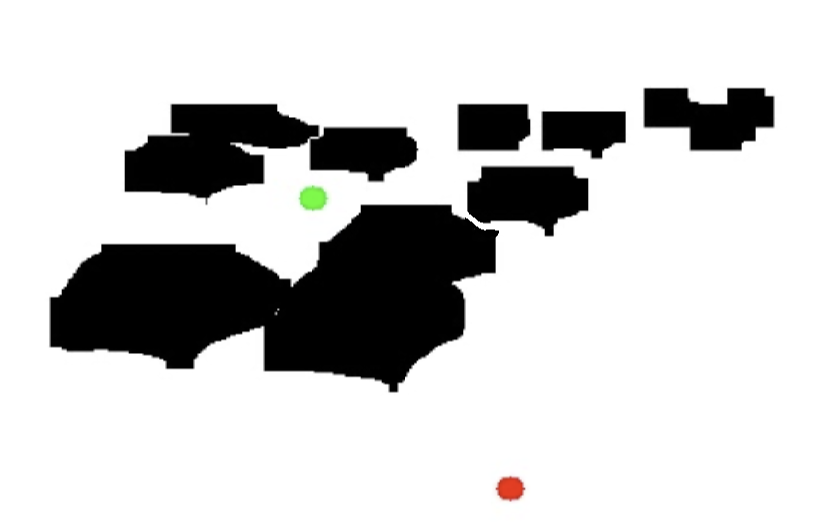
#> input picture tests/Screenshot 2025-12-18 at 15.30.54.png, 1634 x 1058 px, found by its file name (shown at 1/2 size)
$ python calc_rrt.py
#> lines starting #> are read from the running program, lines starting #| are printed output that depends on the picture; after the words box and inside, x2 and y2 are one past the last pixel; in counts of white or black regions, pixels touching at a corner belong together
### components/RRTStar_New.py
import math
import random
import cv2
import numpy as np
import logging

# Get logger from main module
logger = logging.getLogger(__name__)


class Node:
    def __init__(self, x, y):
        self.x = x
        self.y = y
        self.parent = None
        self.cost = 0.0


def calculate_distance(point1, point2):
    """Calculate Euclidean distance between two points"""
    return math.sqrt((point1.x - point2.x) ** 2 + (point1.y - point2.y) ** 2)


def calculate_new_point(nearest_node, random_point, delta, img_width, img_height):
    """Calculate a new point in the direction of random_point from nearest_node"""
    new_point = Node(nearest_node.x, nearest_node.y)

    angle = math.atan2(random_point.y - nearest_node.y, random_point.x - nearest_node.x)

    new_point.x += int(delta * math.cos(angle))
    new_point.y += int(delta * math.sin(angle))

    # Ensure the new point is within the image bounds
    new_point.x = max(0, min(img_width - 1, new_point.x))
    new_point.y = max(0, min(img_height - 1, new_point.y))

    return new_point


def is_collision_free(node1, node2, img):
    """Check if the path between two nodes is collision-free"""
    x1, y1 = node1.x, node1.y
    x2, y2 = node2.x, node2.y

    # Use Bresenham's line algorithm to check all points along the line
    dx = abs(x2 - x1)
    dy = abs(y2 - y1)
    sx = 1 if x1 < x2 else -1
    sy = 1 if y1 < y2 else -1
    err = dx - dy

    while True:
        # Check if current point is in obstacle (black pixel = 0)
        if img[y1, x1] == 0:
            return False

        if x1 == x2 and y1 == y2:
            break

        e2 = 2 * err
        if e2 > -dy:
            err -= dy
            x1 += sx
        if e2 < dx:
            err += dx
            y1 += sy

    return True


# [162 lines left out: functions rrt_star, draw_path_on_image, find_rrt_path, not called in this run]


# Example usage for testing
# [26 lines that do not run on import are left out]

### tests/calc_rrt.py
import numpy as np
import matplotlib
matplotlib.use('Agg')  # Use non-interactive backend
import matplotlib.pyplot as plt
import cv2
import os
import sys

# Add parent directory to path to import RRTStar_New
sys.path.append(os.path.dirname(os.path.dirname(os.path.abspath(__file__))))
from components.RRTStar_New import draw_path_on_image, Node, calculate_distance, calculate_new_point, is_collision_free
import random
import time

def find_colored_points(img):
    """
    Find red and green points in the image
    Returns: (red_point, green_point) as (x, y) tuples
    """
    # Convert to HSV for better color detection
    hsv = cv2.cvtColor(img, cv2.COLOR_BGR2HSV)

    # Red color range (red wraps around in HSV)
    lower_red1 = np.array([0, 100, 100])
    upper_red1 = np.array([10, 255, 255])
    lower_red2 = np.array([160, 100, 100])
    upper_red2 = np.array([180, 255, 255])

    mask_red1 = cv2.inRange(hsv, lower_red1, upper_red1)
    mask_red2 = cv2.inRange(hsv, lower_red2, upper_red2)
    mask_red = mask_red1 | mask_red2

    # Green color range
    lower_green = np.array([40, 100, 100])
    upper_green = np.array([80, 255, 255])
    mask_green = cv2.inRange(hsv, lower_green, upper_green)

    # Find centers of red and green regions
    red_coords = np.where(mask_red > 0)
    green_coords = np.where(mask_green > 0)

    red_point = None
    green_point = None

    if len(red_coords[0]) > 0:
        red_y = int(np.mean(red_coords[0]))
        red_x = int(np.mean(red_coords[1]))
        red_point = (red_x, red_y)

    if len(green_coords[0]) > 0:
        green_y = int(np.mean(green_coords[0]))
        green_x = int(np.mean(green_coords[1]))
        green_point = (green_x, green_y)

    return red_point, green_point

def create_binary_image(img, red_point, green_point):
    """
    Convert image to binary (white=free space, black=obstacles)
    Make sure colored dots and their surroundings are in free space
    """
    # Convert to grayscale
    gray = cv2.cvtColor(img, cv2.COLOR_BGR2GRAY)

    # Threshold to get binary image
    _, binary = cv2.threshold(gray, 127, 255, cv2.THRESH_BINARY)

    # Make sure start and goal points are in free space by drawing white circles
    # Increase clearance for dense obstacle maps
    if red_point is not None:
        cv2.circle(binary, red_point, 30, 255, -1)
    if green_point is not None:
        cv2.circle(binary, green_point, 30, 255, -1)

    return binary

# [21 lines left out: function capture_snapshot, not called in this run]

def rrt_star_progressive(start, goal, img, max_iter, snapshot_iters, delta=15, radius=30):
    """
    RRT* that captures snapshots at specific iterations

    Args:
        start: Starting node
        goal: Goal node
        img: Binary image (255=free space, 0=obstacle)
        max_iter: Maximum iterations (should be max of snapshot_iters)
        snapshot_iters: List of iteration counts to capture snapshots
        delta: Step size for extending tree
        radius: Radius for rewiring nodes

    Returns:
        Tuple of (snapshots dictionary with paths, snapshot_times dictionary)
    """
    start_time = time.time()

    img_height, img_width = img.shape
    nodes = [start]
    goal_threshold = delta * 2

    snapshots = {}
    snapshot_times = {}
    snapshot_iters_list = sorted(list(snapshot_iters))
    print(f"Will capture snapshots at: {snapshot_iters_list}")

    nodes_added = 0  # Track successful node additions

    for iteration in range(max_iter):
        # Bias towards goal 10% of the time
        if random.random() < 0.1:
            random_point = Node(goal.x, goal.y)
        else:
            random_point = Node(random.randint(0, img_width - 1), random.randint(0, img_height - 1))

        # Find nearest node
        nearest_node = min(nodes, key=lambda n: calculate_distance(n, random_point))

        # Calculate new point
        new_point = calculate_new_point(nearest_node, random_point, delta, img_width, img_height)

        # Skip if new point is in obstacle
        if img[new_point.y, new_point.x] == 0:
            # Still check for snapshot
            current_iter = iteration + 1
            if current_iter in snapshot_iters and current_iter not in snapshots:
                elapsed = time.time() - start_time
                path, snap_time = capture_snapshot(nodes, goal, current_iter, elapsed)
                snapshots[current_iter] = path
                snapshot_times[current_iter] = snap_time
            continue

        # Skip if path to new point is not collision-free
        if not is_collision_free(nearest_node, new_point, img):
            # Still check for snapshot
            current_iter = iteration + 1
            if current_iter in snapshot_iters and current_iter not in snapshots:
                elapsed = time.time() - start_time
                path, snap_time = capture_snapshot(nodes, goal, current_iter, elapsed)
                snapshots[current_iter] = path
                snapshot_times[current_iter] = snap_time
            continue

        # Find nearby nodes for optimal parent selection
        near_nodes = [node for node in nodes if calculate_distance(node, new_point) <= radius]

        # Choose best parent (minimum cost)
        min_cost_node = nearest_node
        min_cost = nearest_node.cost + calculate_distance(nearest_node, new_point)

        for node in near_nodes:
            if is_collision_free(node, new_point, img):
                cost = node.cost + calculate_distance(node, new_point)
                if cost < min_cost:
                    min_cost_node = node
                    min_cost = cost

        new_point.parent = min_cost_node
        new_point.cost = min_cost
        nodes.append(new_point)
        nodes_added += 1

        # Rewire nearby nodes
        for node in near_nodes:
            if node == new_point:
                continue
            if is_collision_free(new_point, node, img):
                cost = new_point.cost + calculate_distance(node, new_point)
                if cost < node.cost:
                    node.parent = new_point
                    node.cost = cost

        # Check if we've reached the goal
        if calculate_distance(new_point, goal) < goal_threshold:
            if goal not in nodes:
                goal.parent = new_point
                goal.cost = new_point.cost + calculate_distance(new_point, goal)
                nodes.append(goal)

        # Capture snapshot at specified iterations
        current_iter = iteration + 1
        if current_iter in snapshot_iters and current_iter not in snapshots:
            elapsed = time.time() - start_time
            path, snap_time = capture_snapshot(nodes, goal, current_iter, elapsed)
            snapshots[current_iter] = path
            snapshot_times[current_iter] = snap_time

    # Ensure all requested snapshots were captured
    for snap_iter in snapshot_iters:
        if snap_iter not in snapshots:
            print(f"  Warning: Snapshot at iteration {snap_iter} was not captured")

    total_time = time.time() - start_time

    print(f"Completed all {max_iter} iterations. Total nodes: {len(nodes)} (added: {nodes_added})")
    print(f"Snapshots captured at: {sorted(snapshots.keys())}")
    print(f"Total execution time: {total_time:.2f} seconds")
    return snapshots, snapshot_times

# [249 lines left out: functions run_rrt_with_iterations, compare_delta_values, not called in this run]

def compare_radius_values(img_path, radius_values, fixed_iterations=1500, fixed_delta=40):
    """
    Compare RRT* performance with different radius (rewiring neighborhood) values

    Args:
        img_path: Path to the input image
        radius_values: List of radius values to test
        fixed_iterations: Fixed number of iterations for all runs
        fixed_delta: Fixed delta (step size) for all runs
    """
    # Load image
    img = cv2.imread(img_path)
    if img is None:
        print(f"Error: Could not load image from {img_path}")
        return

    print(f"Image loaded: {img.shape}")

    # Find colored points
    red_point, green_point = find_colored_points(img)

    if red_point is None or green_point is None:
        print("Error: Could not find red or green points in the image")
        print(f"Red point: {red_point}, Green point: {green_point}")
        return

    print(f"Start (red): {red_point}")
    print(f"Goal (green): {green_point}")

    # Create binary image for path planning
    binary_img = create_binary_image(img, red_point, green_point)

    print(f"\nBinary image stats:")
    print(f"  - Free space pixels (255): {np.sum(binary_img == 255)}")
    print(f"  - Obstacle pixels (0): {np.sum(binary_img == 0)}")

    # Create nodes
    start = Node(red_point[0], red_point[1])
    goal = Node(green_point[0], green_point[1])

    # Store results for each radius
    results = {}

    # Create figure with subplots - adjust grid based on number of radius values
    num_radius = len(radius_values)
    if num_radius <= 4:
        rows, cols = 2, 2
        figsize = (20, 16)
    elif num_radius <= 6:
        rows, cols = 2, 3
        figsize = (24, 12)
    else:
        rows = (num_radius + 2) // 3
        cols = 3
        figsize = (24, 8 * rows)

    fig, axes = plt.subplots(rows, cols, figsize=figsize)
    fig.suptitle(f'RRT* Path Planning - Radius Comparison ({fixed_iterations} iterations, delta={fixed_delta})',
                 fontsize=24, fontweight='bold')

    # Flatten axes for easier iteration
    axes = axes.flatten()

    # Run RRT* for each radius value
    for idx, radius in enumerate(radius_values):
        print(f"\n--- Running RRT* with radius={radius}, delta={fixed_delta}, iterations={fixed_iterations} ---")

        # Set random seed for consistency
        random.seed(42)

        # Run RRT* with this radius value
        snapshots, snapshot_times = rrt_star_progressive(
            start, goal, binary_img,
            fixed_iterations,
            {fixed_iterations},  # Only one snapshot at the end
            delta=fixed_delta,
            radius=radius
        )

        # Get the path and time
        path = snapshots.get(fixed_iterations, None)
        exec_time = snapshot_times.get(fixed_iterations, 0)

        results[radius] = {
            'path': path,
            'time': exec_time,
            'points': len(path) if path else 0
        }

        # Create visualization image
        vis_img = img.copy()

        if path and len(path) > 1:
            print(f"Path found with {len(path)} points in {exec_time:.2f}s")
            # Draw path in purple
            vis_img = draw_path_on_image(vis_img, path, path_color=(255, 0, 255), thickness=3)
        else:
            print("No path found")

        # Draw start and goal points
        cv2.circle(vis_img, red_point, 8, (0, 0, 255), -1)  # Red start
        cv2.circle(vis_img, green_point, 8, (0, 255, 0), -1)  # Green goal

        # Convert BGR to RGB for matplotlib
        vis_img_rgb = cv2.cvtColor(vis_img, cv2.COLOR_BGR2RGB)

        # Display in subplot
        axes[idx].imshow(vis_img_rgb)
        axes[idx].set_title(f'Radius: {radius} ({exec_time:.2f}s)', fontsize=22, fontweight='bold')
        axes[idx].axis('off')

        # Add legend
        if path and len(path) > 1:
            axes[idx].text(10, 50, f'Path length: {len(path)} points',
                          bbox=dict(boxstyle='round', facecolor='white', alpha=0.8),
                          fontsize=16)

    # Hide any unused subplots
    for idx in range(len(radius_values), len(axes)):
        axes[idx].axis('off')

    plt.tight_layout()

    # Save the result
    output_path = os.path.join(os.path.dirname(img_path), 'rrt_radius_comparison.png')
    plt.savefig(output_path, dpi=150, bbox_inches='tight')
    print(f"\n✓ Results saved to: {output_path}")
    plt.close()

    # Print summary
    print("\n" + "=" * 60)
    print("SUMMARY - Radius Comparison")
    print("=" * 60)
    for radius in radius_values:
        res = results[radius]
        print(f"Radius {radius:3d}: {res['points']:3d} points, {res['time']:6.2f}s")

def main():
    # Set random seed for consistent results
    random.seed(42)

    # Path to the test image
    img_path = "/Users/nathan/Documents/Semester6/Project_drone/Drone-Human-Guiding/tests/Screenshot 2025-12-18 at 15.30.54.png"

    # Choose which comparison to run
    print("=" * 60)
    print("RRT* Path Planning Comparison")
    print("=" * 60)

    # Option 1: Compare different delta values (step sizes)
    # delta_values = [5, 15, 30, 60, 100, 150]
    # compare_delta_values(img_path, delta_values, fixed_iterations=1500)

    # Option 2: Compare different radius values (rewiring neighborhood)
    radius_values = [10, 30, 60, 100, 150, 200]
    compare_radius_values(img_path, radius_values, fixed_iterations=1500, fixed_delta=40)
#> in compare_radius_values, img is the input picture: shape (1058, 1634, 3); mean B, G, R 204.7, 205, 205
#| Image loaded: (1058, 1634, 3)
#> in find_colored_points, `hsv = cv2.cvtColor(img, cv2.COLOR_BGR2HSV)`: hsv: shape (1058, 1634, 3); mean H, S, V 1, 0.5, 205.1
#> in find_colored_points, `mask_red1 = cv2.inRange(hsv, lower_red1, upper_red1)`:
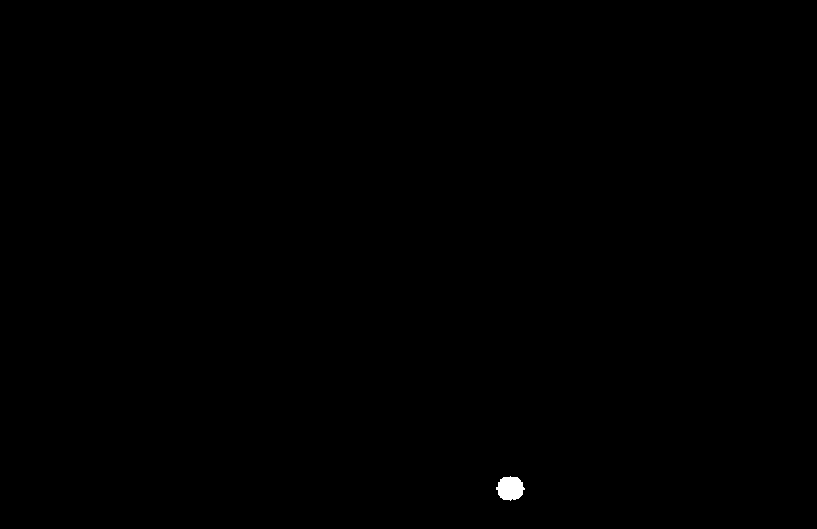
#> mask_red1: shape (1058, 1634) (shown at 1/2 size); 0.11% white; 1 white region, box (x1, y1, x2, y2) and area: (992, 953, 1050, 1001) 1984
#> in find_colored_points, `mask_red2 = cv2.inRange(hsv, lower_red2, upper_red2)`: mask_red2: shape (1058, 1634); 0% white in thin lines or dots, all inside (x1, y1, x2, y2) = (1024, 997, 1026, 999)
#> in find_colored_points, `mask_red = mask_red1 | mask_red2`: mask_red: shape (1058, 1634); 0.11% white; 1 white region, box (x1, y1, x2, y2) and area: (992, 953, 1050, 1001) 1988
#> in find_colored_points, `mask_green = cv2.inRange(hsv, lower_green, upper_green)`:
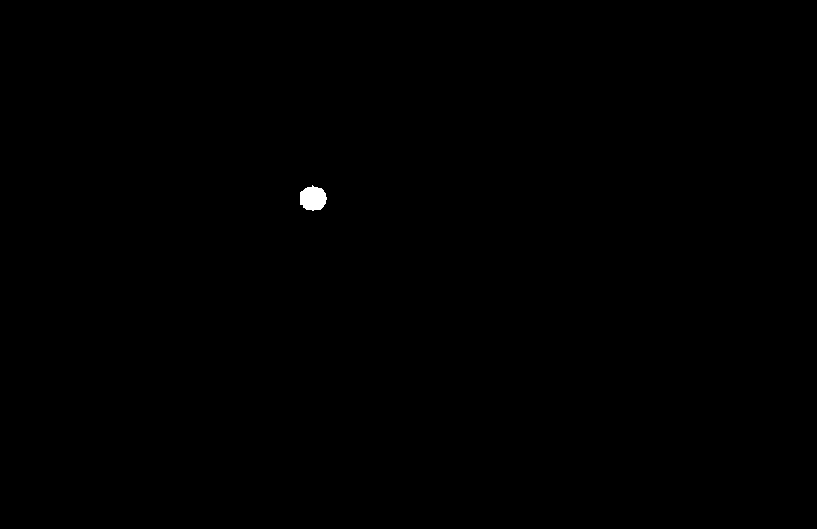
#> mask_green: shape (1058, 1634) (shown at 1/2 size); 0.12% white; 1 white region, box (x1, y1, x2, y2) and area: (600, 371, 654, 421) 2008
#> in find_colored_points, `red_coords = np.where(mask_red > 0)`: red_coords = 1988 positions, rows 953 to 1000, columns 992 to 1049
#> in find_colored_points, `green_coords = np.where(mask_green > 0)`: green_coords = 2008 positions, rows 371 to 420, columns 600 to 653
#> in find_colored_points, `red_y = int(np.mean(red_coords[0]))`: red_y = 976
#> in find_colored_points, `red_x = int(np.mean(red_coords[1]))`: red_x = 1020
#> in find_colored_points, `red_point = (red_x, red_y)`: red_point = (1020, 976)
#> in find_colored_points, `green_y = int(np.mean(green_coords[0]))`: green_y = 396
#> in find_colored_points, `green_x = int(np.mean(green_coords[1]))`: green_x = 625
#> in find_colored_points, `green_point = (green_x, green_y)`: green_point = (625, 396)
#> in compare_radius_values, `red_point, green_point = find_colored_points(img)`: red_point = (1020, 976); green_point = (625, 396)
#| Start (red): (1020, 976)
#| Goal (green): (625, 396)
#> in create_binary_image, `_, binary = cv2.threshold(gray, 127, 255, cv2.THRESH_BINARY)`:
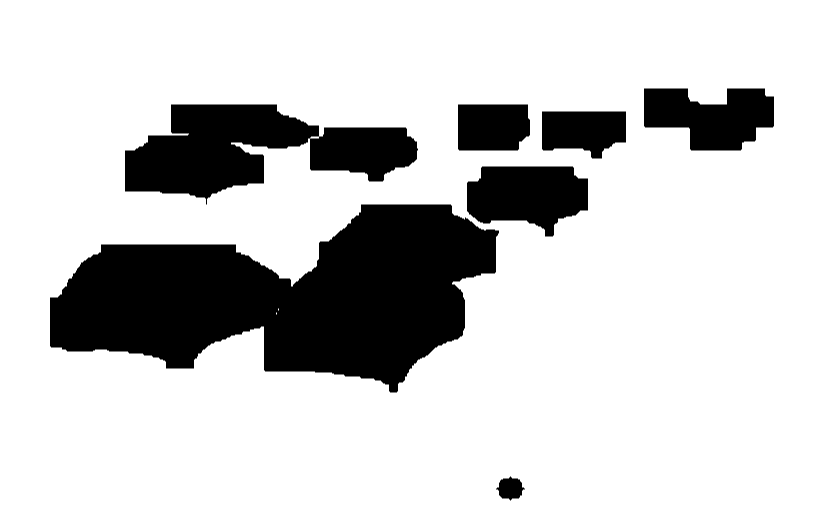
#> binary: shape (1058, 1634) (shown at 1/2 size); 80.4% white; 7 black regions, largest, box (x1, y1, x2, y2) and area: (100, 409, 998, 785) 199940, (250, 209, 836, 409) 64504, (934, 333, 1176, 473) 24884
#> in create_binary_image, `cv2.circle(binary, red_point, 30, 255, -1)`:
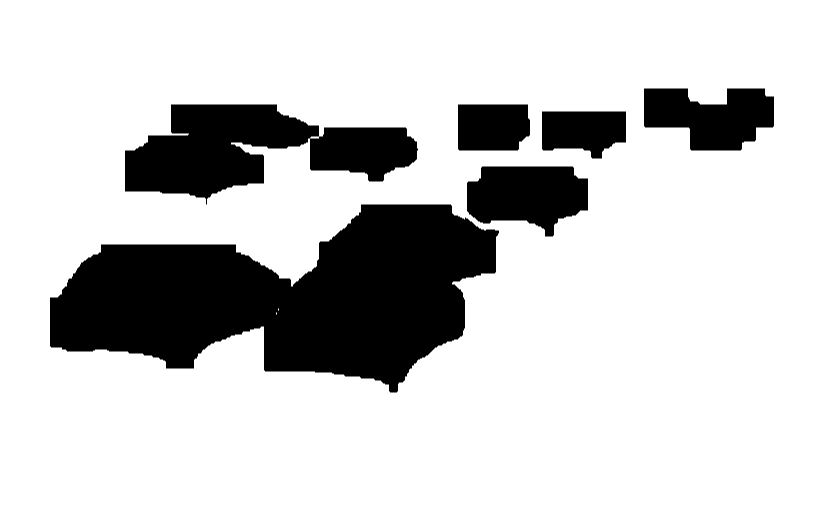
#> binary: shape (1058, 1634) (shown at 1/2 size); 80.5% white; 6 black regions, box (x1, y1, x2, y2) and area: (100, 409, 998, 785) 199940, (250, 209, 836, 409) 64504, (934, 333, 1176, 473) 24884, (1288, 177, 1548, 301) 23216, (1084, 223, 1252, 317) 12700, (916, 209, 1060, 301) 12604
#|   - Free space pixels (255): 1390924
#|   - Obstacle pixels (0): 337848

    # Option 3: Compare different iteration counts (commented out)
    # iterations_list = [50, 100, 500, 1000, 1500, 10000]
    # run_rrt_with_iterations(img_path, iterations_list)

if __name__ == "__main__":
#> (the run stopped early here; a loop or call above may not have finished)
